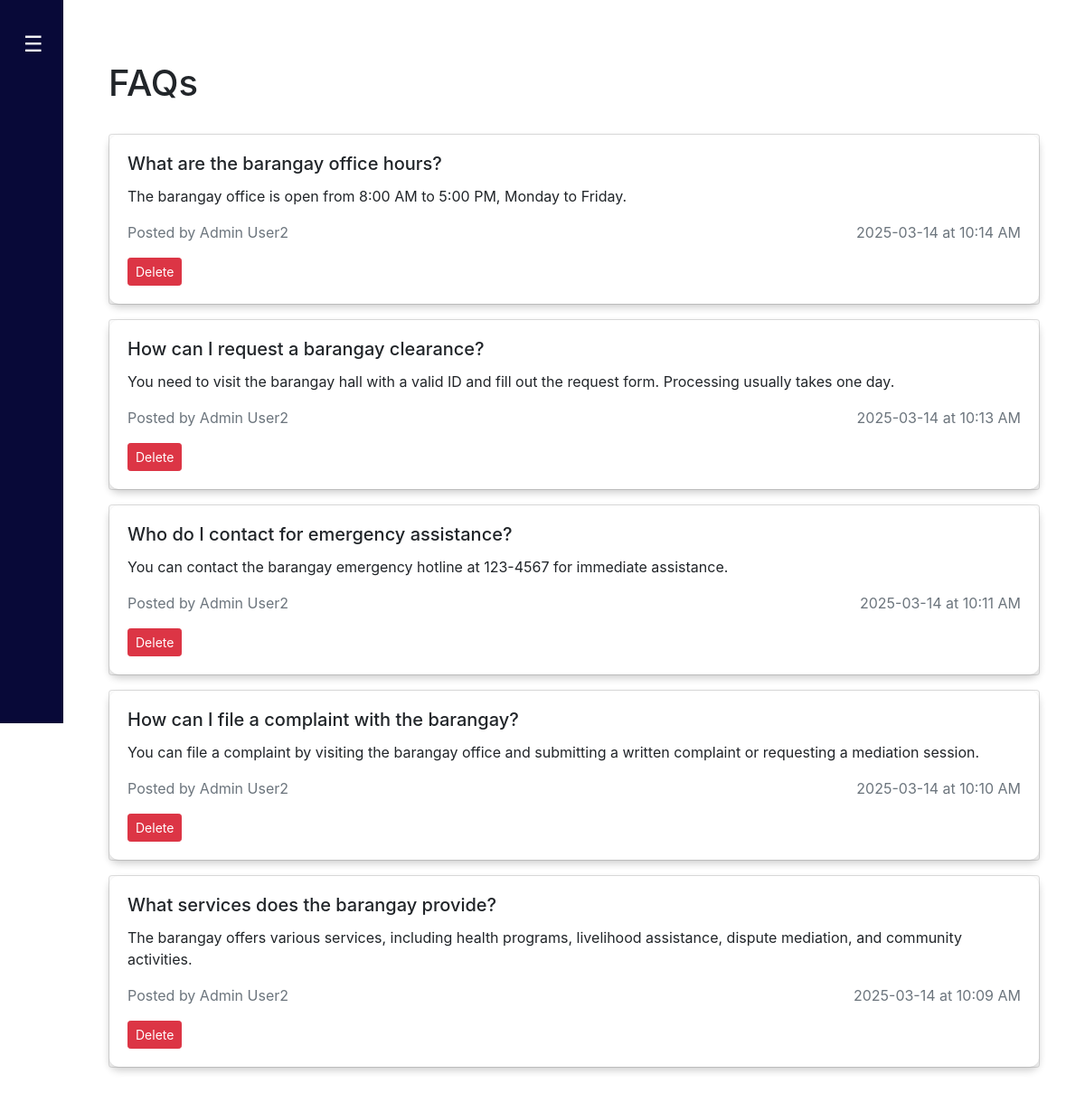
The page /faqs (signed in) on the database its author committed.
### Website/models.py (models this page shows, shortened)
class FAQ(db.Model):
    id = db.Column(db.Integer, primary_key=True)
    title = db.Column(db.String(255), nullable=False)  # Title of the FAQ
    content = db.Column(db.Text, nullable=False)  # Content of the FAQ
    created_at = db.Column(db.DateTime, default=db.func.current_timestamp())  # Timestamp
    user_id = db.Column(db.Integer, db.ForeignKey('user.id'), nullable=False)  # User who created the FAQ
    user = db.relationship('User', backref=db.backref('faqs', lazy=True))  # Relationship to User

class User(db.Model, UserMixin):
    id = db.Column(db.Integer, primary_key=True)
    email = db.Column(db.String(150), unique=True, nullable=False)
    firstName = db.Column(db.String(150), nullable=False)  # For first name
    lastName = db.Column(db.String(150), nullable=False)
    password = db.Column(db.String(150), nullable=False)  # For storing password hash
    is_admin = db.Column(db.Boolean, default=False)  # Optional: for admin flag
    address = db.Column(db.String(255), nullable=True)
    birth_date = db.Column(db.Date, nullable=True)
    birth_place = db.Column(db.String(255), nullable=True)
    position = db.Column(db.String(50), nullable=True)  # For officials
    is_verified = db.Column(db.Boolean, default=False)  # Admin approval required
    voter_status = db.Column(db.String(50), default="Pending") #Voter Eligibility Status

### Website/views.py (the view)
@views.route('/faqs')
@login_required
def faqs():
    faqs = FAQ.query.order_by(FAQ.created_at.desc()).all()
    return render_template('faqs.html', faqs=faqs, user=current_user)

### Website/templates/faqs.html (shortened to what this page needs)
{% extends "base.html" %}
{% block content %}
<div class="container">
    <br/>
    <br/>
    <h1>FAQs</h1>
    <br/>
    {% if faqs %}
        {% for faq in faqs %}
            <div class="card mb-3">
                <div class="card-body" style="box-shadow: 0 4px 8px rgba(0, 0, 0, 0.2); border-radius: 10px;">
                    <h5 class="card-title">{{ faq.title }}</h5>
                    <p class="card-text">{{ faq.content }}</p>
                    <p class="text-muted" style="display: flex; justify-content: space-between;">
                        <span>Posted by {{ faq.user.firstName }} {{ faq.user.lastName }}</span>
                        <span>{{ faq.created_at.strftime('%Y-%m-%d at %I:%M %p') }}</span>
                    </p>
                    {% if current_user.id == faq.user_id or current_user.is_admin %}
                        <form action="{{ url_for('views.delete_faq', faq_id=faq.id) }}" method="POST" style="display:inline;">
                            <button type="submit" class="btn btn-danger btn-sm">Delete</button>
                        </form>
                    {% endif %}
                </div>
            </div>
        {% endfor %}
    {% else %}
        <p>No FAQs yet.</p>
    {% endif %}
</div>
{% endblock %}

### Website/templates/base.html (style rules this page uses)
body { display: flex; min-height: 100vh; overflow-x: hidden; }

### rows shown on the page
FAQ: title "What are the barangay office hours?", content "The barangay office is open from 8:00 AM to 5:00 PM, Monday to Friday.", user.firstName "Admin", user.lastName "User2", created_at "2025-03-14 at 10:14 AM"
FAQ: title "How can I request a barangay clearance?", content "You need to visit the barangay hall with a valid ID and fill out the request form. Processing usually takes one day.", user.firstName "Admin", user.lastName "User2", created_at "2025-03-14 at 10:13 AM"
FAQ: title "Who do I contact for emergency assistance?", content "You can contact the barangay emergency hotline at 123-4567 for immediate assistance.", user.firstName "Admin", user.lastName "User2", created_at "2025-03-14 at 10:11 AM"
FAQ: title "How can I file a complaint with the barangay?", content "You can file a complaint by visiting the barangay office and submitting a written complaint or requesting a mediation session.", user.firstName "Admin", user.lastName "User2", created_at "2025-03-14 at 10:10 AM"
FAQ: title "What services does the barangay provide?", content "The barangay offers various services, including health programs, livelihood assistance, dispute mediation, and community activities.", user.firstName "Admin", user.lastName "User2", created_at "2025-03-14 at 10:09 AM"
